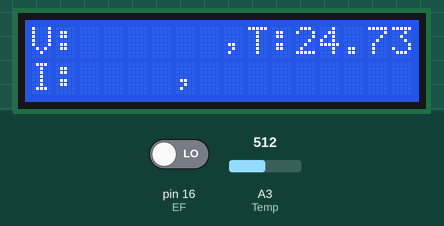
Bench run of a sketch on a simulated Arduino Uno, built with avr-gcc and run on an emulated ATmega328P. On the bench: 16×2 character LCD. The test bench sets the inputs (shaded band); at power-on: A3 (Temp) = 512, pin 16 (EF) LOW.

Above: at 4.1 s.
4.2 s: A3 (Temp) set to 641
At 7.2 s:
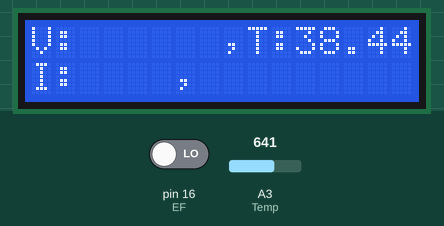
8.0 s: A3 (Temp) set to 672
At 10.8 s:
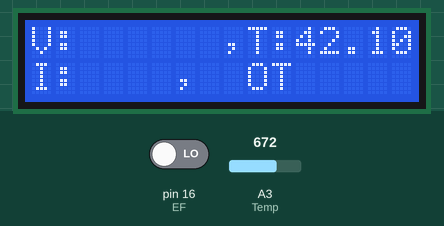
11.8 s: pin 16 (EF) driven HIGH
At 15.2 s:
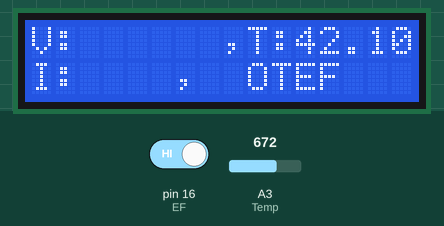
15.6 s: A3 (Temp) set to 511
At 19.1 s:
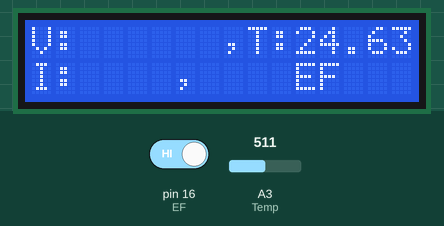
20.0 s: A3 (Temp) set to 371
At 22.7 s:
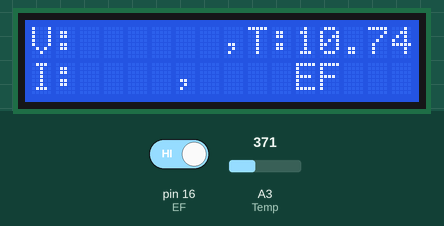
23.8 s: A3 (Temp) set to 350
At 25.1 s:
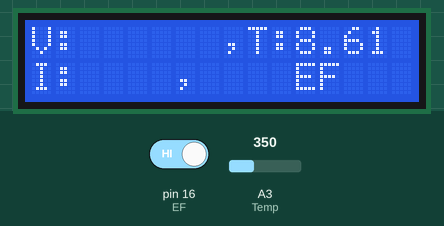
Timing chart, 0 to 26.8 s (numbered marks = the images above; inputs shaded):
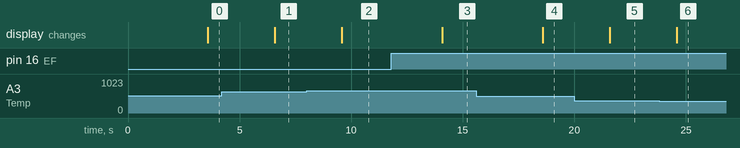

The sketch:

EF_and_Temp_Measurment.ino
```cpp
#include<LiquidCrystal.h>
LiquidCrystal lcd(7,8,9,10,11,12);
unsigned int Tstate;
float R1 = 10000;
float logR2, R2, T;
float c1 = 1.009249522e-03, c2 = 2.378405444e-04, c3 = 2.019202697e-07;
const int Temp=A3;
const int EF=16;
boolean Estate;
void setup()
{
  pinMode(Temp,INPUT);
  pinMode(EF,INPUT);
  lcd.begin(16,2);
  lcd.clear();
  lcd.setCursor(0,0);
  lcd.print("V:      ,T:"); //(2,0), (11,0)
  lcd.setCursor(0,1);
  lcd.print("I:    ,"); //(2,1),(7,1)
  delay(2000);
}
void loop()
{
  Earth_Fault();
  Temp_Sensor();
}
void Earth_Fault()
{
  Estate=digitalRead(EF);
  lcd.setCursor(0,0);
  if(Estate==HIGH)
  {
    lcd.setCursor(11,1);
    lcd.print("EF");
    delay(500);
  }
  else
  {
    lcd.setCursor(11,1);
    lcd.print("  ");
    delay(500);
  }
  delay(1000);
}
void Temp_Sensor()
{
  Tstate = analogRead(Temp);
  R2 = R1 * (1023.0 / (float)Tstate - 1.0);
  logR2 = log(R2);
  T = (1.0 / (c1 + c2*logR2 + c3*logR2*logR2*logR2));
  T = T - 273.15;
 // T = (T * 9.0)/ 5.0 + 32.0; //celsius to fahrenheit
  lcd.setCursor(11,0);
  lcd.print(T);
  lcd.print(" C");
  if(T>=40)
  {
   lcd.setCursor(9,1);
   lcd.print("OT");
   delay(500);
  }
  else
  {
   lcd.setCursor(9,1);
   lcd.print("  ");
   delay(500);
  }
  delay(1000);
}
```

Measured:
- the behaviour switches between 654 and 655 on A3 (Temp) (found by bisection; images 1 and 2)
- the behaviour switches between 364 and 363 on A3 (Temp) (found by bisection; images 5 and 6)
- after the input at 4.2 s, the display: changes after 2.4 s (image 1)
- after the input at 8.0 s, the display: changes after 1.6 s (image 2)
- after the input at 11.8 s, the display: changes after 2.3 s (image 3)
- after the input at 15.6 s, the display: changes after 3.0 s (image 4)
- after the input at 20.0 s, the display: changes after 1.6 s (image 5)
- after the input at 23.8 s, the display: changes after 0.79 s (image 6)
